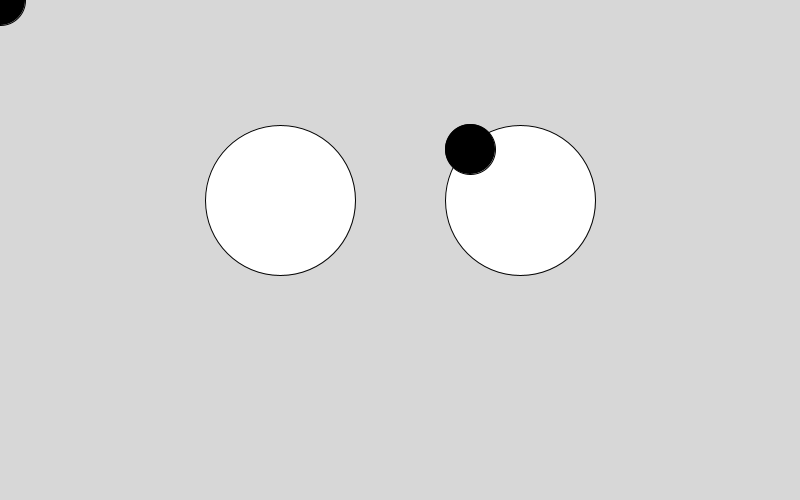
Frame 1 (no input)
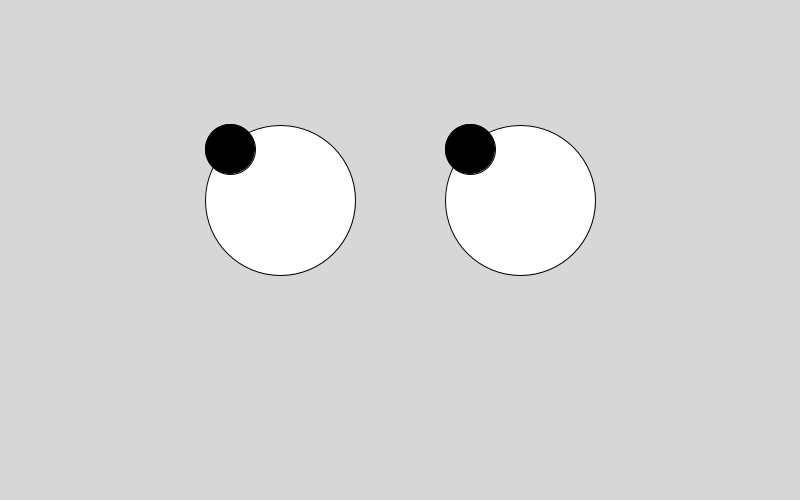
Frame 60 (the mouse pressed at the canvas centre just before this capture)
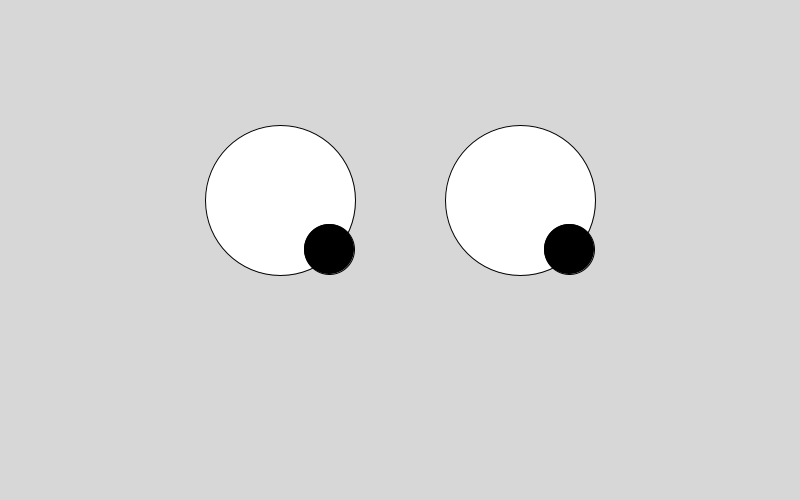
Frame 120 (the mouse held since frame 60 and released just before this capture)

The Processing sketch that drew these frames (run headless with seeded random() and noise(); from frame 60 on, the mouse is pressed at the canvas centre):

// Processing sketch: Googly_Eyes
// ── Googly_Eyes.pde
int X=mouseX;
int Y=mouseY;
int X2=mouseX;
int Y2=mouseY;
void setup(){
size(800, 500);
}

void draw(){
background(215, 215, 215);
fill(255, 255, 255);
ellipse(280, 200, 150, 150);
ellipse(520, 200, 150, 150);
fill(0, 0, 0);
ellipse(X, Y, 50, 50);
println("X: " + mouseX + " Y: " + mouseY);
if(mouseX<230){
X=230;
}
else if(mouseX>329){
X=329; 
}
else{
X=mouseX;
}
if(mouseY<149){
Y=149;
}
else if(mouseY>249){
Y=249;
}
else{
Y=mouseY;
}
fill(0, 0, 0);
ellipse(X+240, Y, 50, 50);
if(mouseX<471){
X2=471;
}
else if(mouseX>570){
X2=570;
}
else{
X2=mouseX;
}
if(mouseY<149){
Y2=149;
}
else if(mouseY>249){
Y2=249;
}
else{
Y2=mouseY;
}
}
